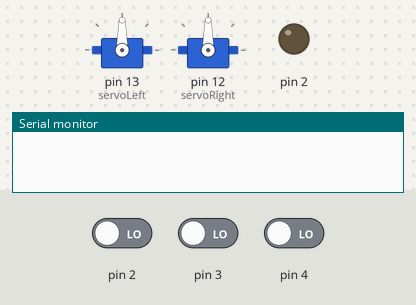
Recording of a sketch running on a simulated Arduino Uno, built with avr-gcc and run on an emulated ATmega328P. Shown: 2 × servo, output pins drawn as LEDs (lit = HIGH), the last lines printed to the serial monitor. The inputs (shaded band) are chosen by the test bench; at power-on: pin 2 LOW, pin 3 LOW, pin 4 LOW.

Above: at 0.1 s.
At 1.4 s:
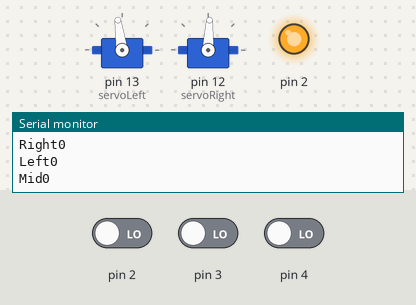
1.5 s: pin 2 driven HIGH
3.0 s: pin 2 driven LOW
6.0 s: pin 3 driven HIGH
7.5 s: pin 3 driven LOW
10.5 s: pin 4 driven HIGH
12.0 s: pin 4 driven LOW
Timing chart, 0 to 15.0 s (numbered marks = the images above; inputs shaded):
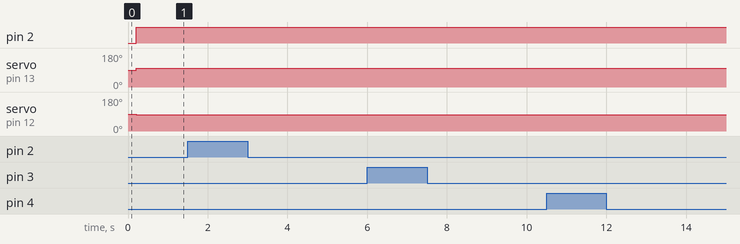

The sketch:

lineFollowingWorks_square.ino
```cpp
#include <Servo.h>
#include <SoftwareSerial.h>


bool i = true;
Servo servoLeft;
Servo servoRight;
int counter = 0;
//int measurement = 0;
const int leftQTI = 2;
const int centerQTI = 3;
const int rightQTI = 4;

boolean leftOnLine = 0;
boolean centerOnLine = 0;
boolean rightOnLine = 0;

void setup() {


// Setup movement
  Serial.begin(9600);
  servoLeft.attach(13);
  servoRight.attach(12);

  delay(200);


}


void loop() {

   Serial.print("Left");
Serial.println(RCTime(2));
Serial.print("Mid");
  Serial.println(RCTime(3));
  Serial.print("Right");
  Serial.println(RCTime(4));


  leftOnLine = (RCTime(leftQTI)>30);
    centerOnLine = (RCTime(centerQTI)>30);
    rightOnLine = (RCTime(rightQTI)>30);

 //while (i==true){
  if (!leftOnLine && !centerOnLine && !rightOnLine) {
    forward();
  }
  else if (leftOnLine && centerOnLine && !rightOnLine) {
    slightLeft();
  }
  else if (!leftOnLine && centerOnLine && rightOnLine) {
    slightRight();
  }
  else if (leftOnLine && !centerOnLine && !rightOnLine) {
    fullLeft();
  }
  else if (!leftOnLine && !centerOnLine && rightOnLine) {
    fullRight();
  }

  else if (!leftOnLine && centerOnLine && !rightOnLine) {
    forward();
  }

  else if(leftOnLine && centerOnLine && rightOnLine) {
        stopMoving();
        right90();
        forward();
       // servoLeft.detach();
       // servoRight.detach();
       // i = false;
  }
  else {
      forward();
  }
 // }
}


long RCTime(int sensorIn){
   long duration = 0;
   pinMode(sensorIn, OUTPUT);     // Make pin OUTPUT
   digitalWrite(sensorIn, HIGH);  // Pin HIGH (discharge capacitor)
   delay(1);                      // Wait 1ms
   pinMode(sensorIn, INPUT);      // Make pin INPUT
   digitalWrite(sensorIn, LOW);   // Turn off internal pullups
   while(digitalRead(sensorIn)){  // Wait for pin to go LOW
      duration++;
   }
   return duration;
}
void forward() {
  servoLeft.writeMicroseconds(1557);
  servoRight.writeMicroseconds(1443);
  delay(50);
}
void forward1() {
  servoLeft.writeMicroseconds(1557);
  servoRight.writeMicroseconds(1443);
  delay(2000);
}
void slightLeft() {
  servoLeft.writeMicroseconds(1500);
  servoRight.writeMicroseconds(1450);
}
void slightRight() {
  servoLeft.writeMicroseconds(1550);
  servoRight.writeMicroseconds(1500);
}
void fullLeft() {
  servoLeft.writeMicroseconds(1450);
  servoRight.writeMicroseconds(1450);
}
void fullRight() {
  servoLeft.writeMicroseconds(1550);
  servoRight.writeMicroseconds(1550);
}
void reverse() {
  servoLeft.writeMicroseconds(1300);
  servoRight.writeMicroseconds(1700);
}
void stopMoving() {
  servoLeft.writeMicroseconds(1500);
  servoRight.writeMicroseconds(1500);
}
void left90() {
  servoLeft.writeMicroseconds(1300);
  servoRight.writeMicroseconds(1300);
  delay(670);
}

void right90() {
  servoLeft.writeMicroseconds(1700);
  servoRight.writeMicroseconds(1700);
  delay(670);
}
void turnAround() {
  servoLeft.writeMicroseconds(1300);
  servoRight.writeMicroseconds(1300);
  delay(1350);
}
```
